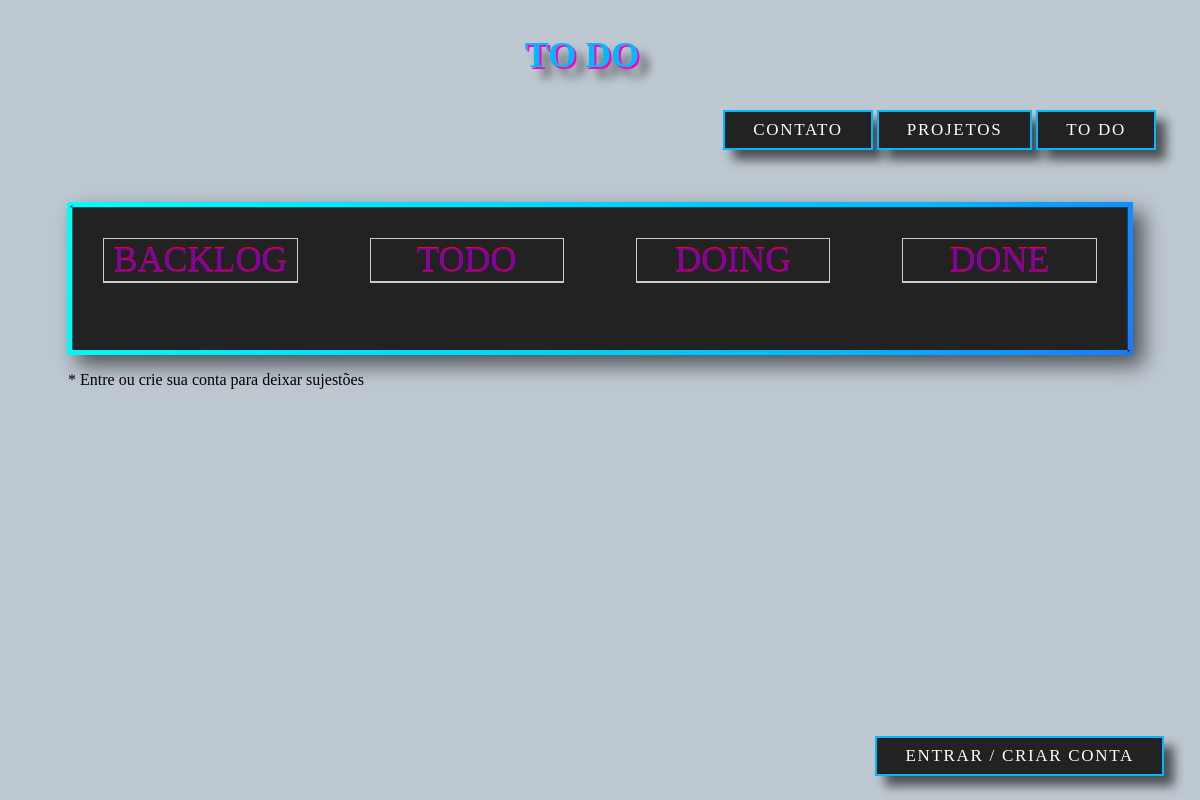
Page /todo/ on the earlier database version.
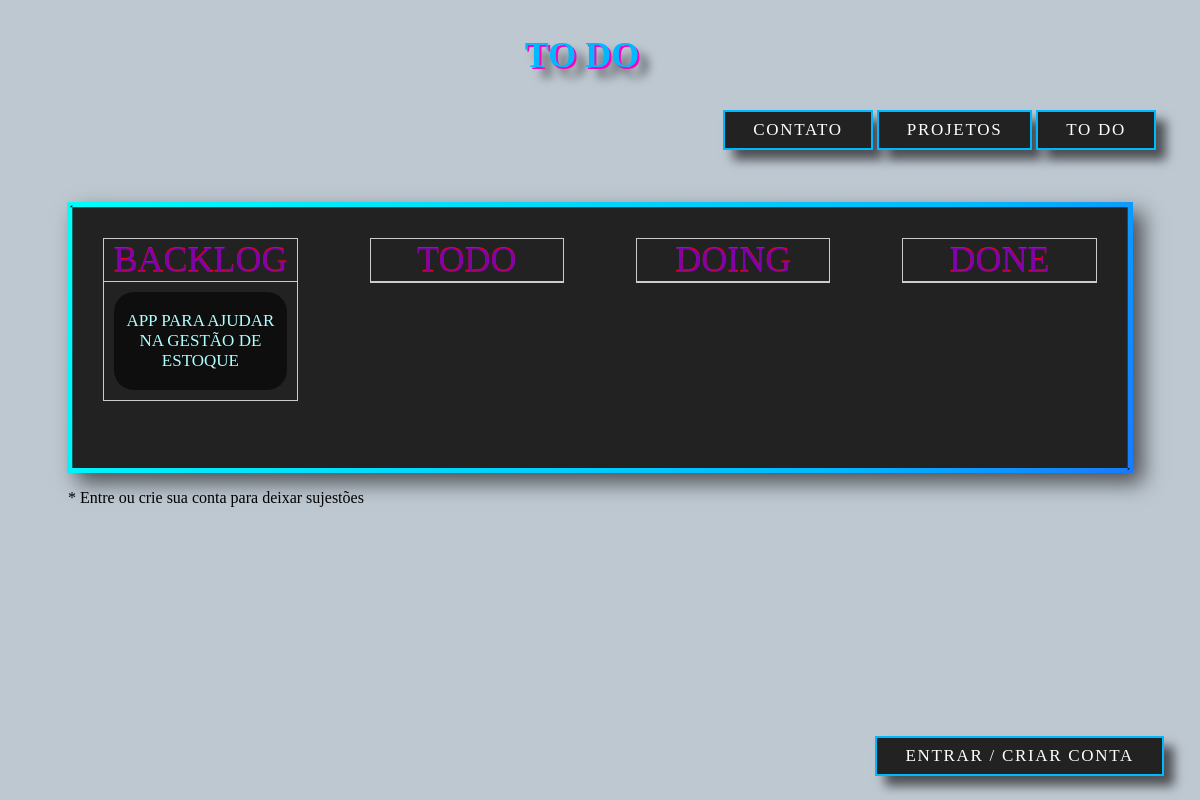
Same page on the later database version.
### todo/models.py (models this page shows, shortened)
class Todo(models.Model):
    titulo = models.CharField(max_length=255)
    descriçao = models.TextField(verbose_name='descrição')
    status = models.CharField(max_length=10, choices=STATUS, default='backlog')
    created_at = models.DateTimeField(auto_now_add=True)
    update_at = models.DateTimeField(auto_now=True)

### todo/views.py (the view)
# urls.py: path("", views.listaTodo, name='todo'),
def listaTodo(request):
    tarefas = Todo.objects.all().order_by('-created_at')
    return render(request, "todo/listatodo.html", {'tarefas': tarefas, 'nome_pagina': 'TO DO'})

### todo/templates/todo/listatodo.html (shortened to what this page needs)
{% extends 'home/main.html' %}
{% load static %}
{% block content %}
<link rel="stylesheet" href="{% static 'css/todo.css' %}">
<div class="center-lista">
    <div class="lista">
        <div class="backlog">
            <p class="tipo">backlog</p>
            {% for tarefa in tarefas %}
            {% if tarefa.status == 'backlog'%}
            <div class="div-tit" id="div-expand" onclick="expand(this)">
                <p>{{tarefa.titulo}}</p>
            </div>
            {% endif %}
            {% endfor%}
        </div>
        <div class="todo">
            <p class="tipo">todo</p>
        </div>
        <div class="doing">
            <p class="tipo">doing</p>
        </div>
        <div class="done">
            <p class="tipo">done</p>
        </div>
    </div>
</div>
{% if user.is_authenticated %}
<div class="div-btn">
    <a href="{% url 'sair' %}">
        <button class="btn">
            <span>SAIR</span><i></i>
        </button>
    </a>
</div>
{% else %}
<p class="sujestao">* Entre ou crie sua conta para deixar sujestões</p>
<div class="div-btn">
    <a href=" {% url 'login' %}">
        <button class="btn">
            <span>ENTRAR / CRIAR CONTA</span><i></i>
        </button>
    </a>
</div>
{% endif %}
{% endblock content %}

### home/templates/home/main.html (shortened to what this page needs)
{% load static %}
<!DOCTYPE html>
<html lang="en">
<head>
    <link rel="stylesheet" href="{% static 'css/main.css' %}">
</head>
<header>
    <a href="{% url 'inicial' %}">
        <h1 class="bemvindo">{{nome_pagina}}</h1>
    </a>
    <ul class="listHeader">
        <a href="{% url 'contato' %}">
            <button class="btn">
                <span>contato</span><i></i>
            </button>
        </a>
        <a href="{% url 'projetos' %}">
            <button class="btn">
                <span>projetos</span><i></i>
            </button>
        </a>
        <a href="{% url 'todo' %}">
            <button class="btn">
                <span>TO DO</span><i></i>
            </button>
        </a>
    </ul>
</header>
<body>
    {% block content %}{% endblock %}
</body>
</html>

### static/css/main.css (style rules this page uses)
* { font-family: "Cascadia Code" }
body { background-color: #bec8d1; }
header { background-color: transparent; text-align: right; padding-right: 3vw; }
.bemvindo { text-align: center; font-size: 5vw; padding-left: 3vw; }
.bemvindo, .bemvindo::after { padding: 10px 50px; font-size: 3vw; border: none; border-radius: 5px; color: #00b8ff; text-shadow: 2px 2px 0px #ff00c1, 10px 10px 10px rgba(0, 0, 0, .6); background-color: transparent; position: relative; }
.bemvindo::after { --move1: inset(50% 50% 50% 50%); --move2: inset(31% 0 40% 0); --move3: inset(39% 0 15% 0); --move4: inset(45% 0 40% 0); --move5: inset(45% 0 6% 0); --move6: inset(14% 0 61% 0); clip-path: var(--move1); content: 'BEM VINDO'; position: absolute; top: 0; left: 0; right: 0; bottom: 0; display: block; color: #00fffb; }
a { text-decoration: none; color: aliceblue; }
.btn { box-shadow: 10px 10px 10px rgba(0, 0, 0, .6); text-transform: uppercase; letter-spacing: 0.1em; padding: 10px 30px; transition: 0.5s; position: relative; font-size: 17px; background: #00b8ff; border: none; color: #ffffff; }
.btn::before { content: ''; position: absolute; inset: 2px; background: #222222; }
.btn span { position: relative; z-index: 1; }
.btn i { position: absolute; inset: 0; display: block; }

### static/css/todo.css (style rules this page uses)
.center-lista { display: flex; justify-content: center; align-items: center; }
.lista { margin-top: 3vw; display: flex; justify-content: space-between; text-align: center; height: fit-content; width: 90%; padding-bottom: 3vw; --border-color: linear-gradient(-60deg, #ff00c1, #9600ff, #4900ff, #00b8ff, #00fff9); --border-width: .3em; --curve-size: .0em; --blur: 30px; --bg: #222222; --color: #afffff; color: var(--color); position: relative; isolation: isolate; font-size: 17px; border: 0; text-transform: uppercase; box-shadow: 10px 10px 20px rgba(0, 0, 0, .6); transition: color 250ms; }
.lista::after, .lista::before { content: ''; position: absolute; inset: 0; }
.lista::before { background: var(--border-color); background-size: 300% 300%; animation: move-bg7234 5s ease infinite; z-index: -2; }
.lista::after { background: var(--bg); z-index: -1; clip-path: polygon( var(--border-width) calc(var(--curve-size) + var(--border-width) * .5), calc(var(--border-width) * .5) var(--border-width), calc(100% - var(--border-width)) var(--border-width), calc(100% - var(--border-width)) calc(100% - calc(var(--curve-size) + var(--border-width) * .5)), calc(100% - calc(var(--border-width) * .5)) calc(100% - var(--border-width)), var(--border-width) calc(100% - var(--border-width))); transition: clip-path 500ms; }
.tipo { border-bottom: 1px solid #ccc; margin: auto; padding: auto; font-size: 3vw; color: #7e03aa; text-shadow: red 0 -1px }
.backlog { height: fit-content; display: inline-block; width: 25%; margin: 3vw; border: 1px solid #ccc; }
.todo { height: fit-content; display: inline-block; width: 25%; margin: 3vw; border: 1px solid #ccc; }
.doing { height: fit-content; display: inline-block; width: 25%; margin: 3vw; border: 1px solid #ccc; }
.done { height: fit-content; display: inline-block; width: 25%; margin: 3vw; border: 1px solid #ccc; }
.div-btn { text-align:right; position: absolute; bottom: 0; right: 0; padding-right: 3vw; padding-bottom: 2vw; }
.div-tit { cursor: pointer; border-radius: 20px; padding: 2px; margin: 10px; background-color: rgba(0, 0, 0, 0.573); }
.sujestao { padding-left: 5vw; }

### todo/templates/todo/listatodo.html (style rules this page uses)
.bemvindo::after { --move1: inset(50% 50% 50% 50%); --move2: inset(31% 0 40% 0); --move3: inset(39% 0 15% 0); --move4: inset(45% 0 40% 0); --move5: inset(45% 0 6% 0); --move6: inset(14% 0 61% 0); clip-path: var(--move1); content: 'TO DO'; position: absolute; top: 0; left: 0; right: 0; bottom: 0; display: block; }

Differences in the rows shown:
added Todo: titulo "APP PARA AJUDAR NA GESTÃO DE ESTOQUE"
